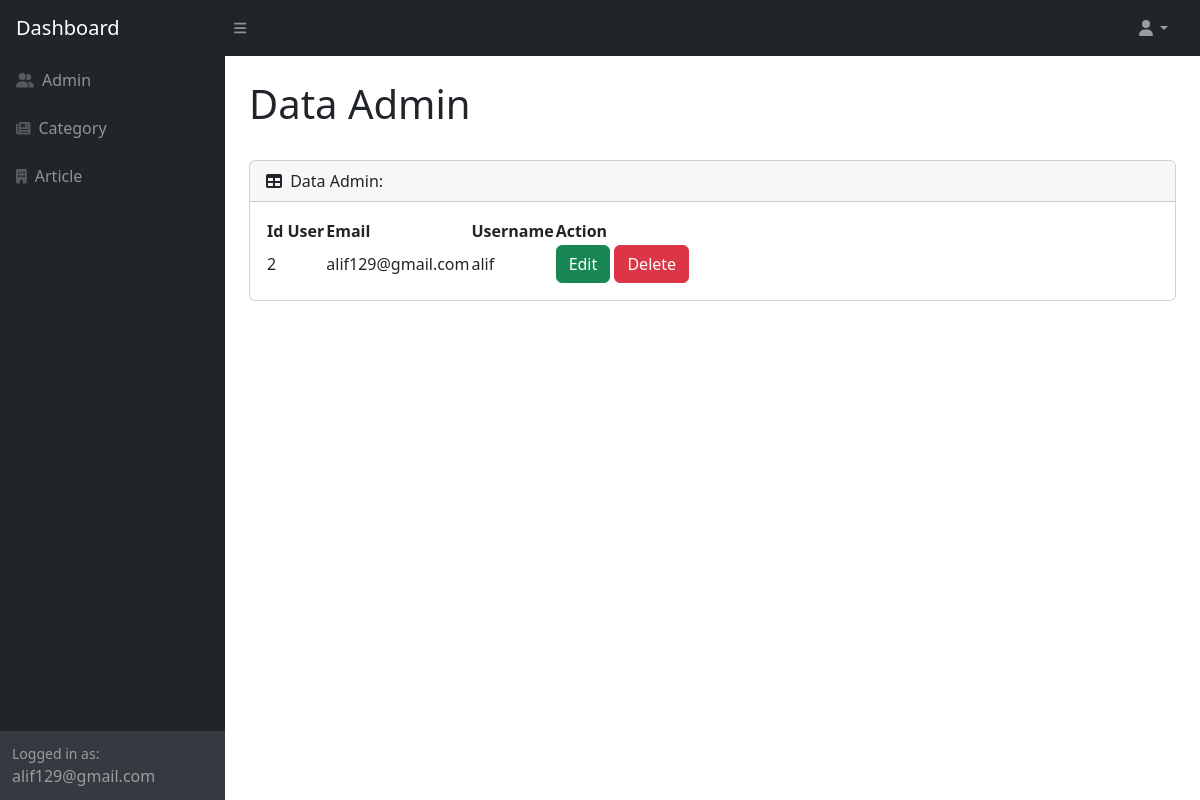
/Admin/viewAdmin.php (signed in), run on the app's committed database.
### tables this page shows
CREATE TABLE `user` (
  `id_admin` int(11) NOT NULL,
  `username` varchar(50) NOT NULL,
  `password` varchar(255) NOT NULL,
  `email` varchar(100) NOT NULL
);

### Admin/viewAdmin.php (the view, shortened to what this page needs)
<!DOCTYPE html>
<html lang="en">
<head>
    <link href="https://cdn.jsdelivr.net/npm/simple-datatables@7.1.2/dist/style.min.css" rel="stylesheet" />
    <link href="css/styles.css" rel="stylesheet" />
</head>
<body class="sb-nav-fixed">
    <nav class="sb-topnav navbar navbar-expand navbar-dark bg-dark">
        <a class="navbar-brand ps-3" href="index.php">Dashboard</a>
        <button class="btn btn-link btn-sm order-1 order-lg-0 me-4 me-lg-0" id="sidebarToggle" href="#!"><i
                class="fas fa-bars"></i></button>
        <ul class="navbar-nav ms-auto ms-md-0 me-3 me-lg-4">
            <li class="nav-item dropdown">
                <a class="nav-link dropdown-toggle" id="navbarDropdown" href="#" role="button" data-bs-toggle="dropdown"
                    aria-expanded="false"><i class="fas fa-user fa-fw"></i></a>
            </li>
        </ul>
    </nav>
    <div id="layoutSidenav">
        <div id="layoutSidenav_nav">
            <nav class="sb-sidenav accordion sb-sidenav-dark" id="sidenavAccordion">
                <div class="sb-sidenav-menu">
                    <div class="nav">
                        <a class="nav-link" href="viewAdmin.php">
                            <div class="sb-nav-link-icon"><i class='fas fa-user-friends'></i></div>
                            Admin
                        </a>
                        <a class="nav-link" href="viewCategories.php">
                            <div class="sb-nav-link-icon"><i class="fa-solid fa-newspaper"></i></div>
                            Category
                        </a>
                        <a class="nav-link" href="viewArticle.php">
                            <div class="sb-nav-link-icon"><i class="fas fa-building"></i></div>
                            Article
                        </a>
                    </div>
                </div>
                <div class="sb-sidenav-footer">
                    <div class="small">Logged in as:</div>
                    <?= $_SESSION['email'] ?>
                </div>
            </nav>
        </div>
        <div id="layoutSidenav_content">
            <main>
                <div class="container-fluid px-4">
                    <h1 class="mt-4">Data Admin</h1>
                    <br>
                    <div class="card mb-4">
                        <div class="card-header">
                            <i class="fas fa-table me-1"></i>
                            Data Admin:
                        </div>
                        <div class="card-body">
                            <table id="datatablesSimple">
                                <thead>
                                    <tr>
                                        <th>Id User</th>
                                        <th>Email</th>
                                        <th>Username</th>
                                        <th>Action</th>
                                    </tr>
                                </thead>
                                <tbody>
                                    <?php
                                    include "../connection.php";
                                    $query = mysqli_query($conn, "SELECT * FROM user ORDER BY id_admin ASC");
                                    $no = 1;
                                    while ($row = mysqli_fetch_array($query)):
                                        ?>
                                        <tr>
                                            <td><?= $row['id_admin'] ?></td>
                                            <td><?= $row['email'] ?></td>
                                            <td><?= $row['username'] ?></td>
                                            <td>
                                                <a href="#" class="btn btn-success" data-bs-toggle="modal"
                                                    data-bs-target="#edit<?= $no ?>">Edit</a>
                                                <a href="#" class="btn btn-danger" data-bs-toggle="modal"
                                                    data-bs-target="#hapus<?= $no ?>">Delete</a>
                                            </td>
                                        </tr>
                                        <?php
                                        $no++;
                                    endwhile;
                                    ?>
                                </tbody>
                            </table>
                        </div>
                    </div>
                </div>
            </main>
</body>
</html>

### data on the page
user: id_admin "2", email "alif129@gmail.com", username "alif"

### other printed values
$_SESSION['email'] "alif129@gmail.com"
